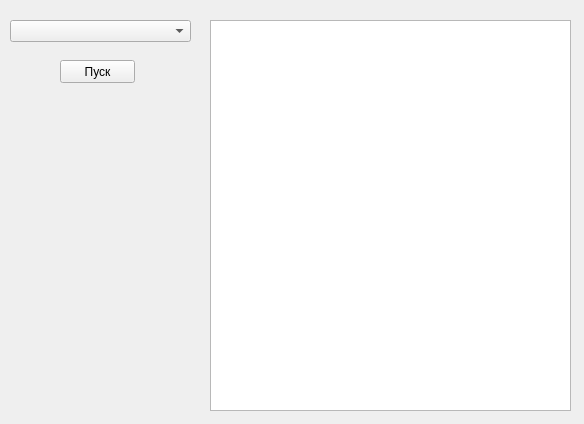
<?xml version="1.0" encoding="UTF-8"?>
<ui version="4.0">
 <class>MainWindow</class>
 <widget class="QMainWindow" name="MainWindow">
  <property name="geometry">
   <rect>
    <x>0</x>
    <y>0</y>
    <width>584</width>
    <height>424</height>
   </rect>
  </property>
  <property name="windowTitle">
   <string>MainWindow</string>
  </property>
  <widget class="QWidget" name="centralwidget">
   <widget class="QComboBox" name="parameterSelection">
    <property name="geometry">
     <rect>
      <x>10</x>
      <y>20</y>
      <width>181</width>
      <height>22</height>
     </rect>
    </property>
   </widget>
   <widget class="QPushButton" name="queryButton">
    <property name="geometry">
     <rect>
      <x>60</x>
      <y>60</y>
      <width>75</width>
      <height>23</height>
     </rect>
    </property>
    <property name="text">
     <string>Пуск</string>
    </property>
   </widget>
   <widget class="QTableWidget" name="tableWidget">
    <property name="geometry">
     <rect>
      <x>210</x>
      <y>20</y>
      <width>361</width>
      <height>391</height>
     </rect>
    </property>
   </widget>
  </widget>
 </widget>
 <resources/>
 <connections/>
</ui>
